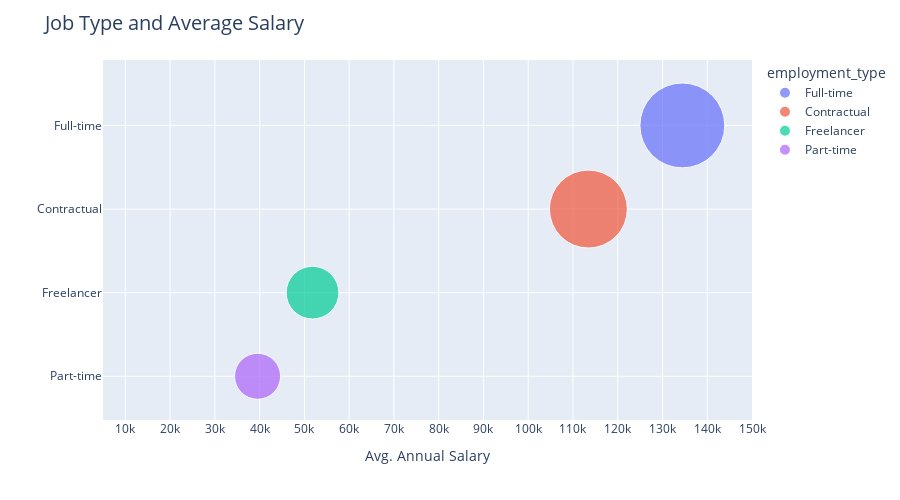

Here is the notebook cell this chart was saved with:
### Code cell
fig = px.scatter(job_type, x="salary_in_usd", y=None,
                 size="salary_in_usd", color=job_type.index,
                 size_max=60)

fig.update_layout(yaxis=dict(title=''), xaxis=dict(title='Avg. Annual Salary'), title={'text':'Job Type and Average Salary', 'font':{'size':20}})
fig.update_xaxes(range=[5000, 150000], dtick=10000)
fig.update_layout(width=900, height=500)

fig.show()

### Figure 1 — Plotly figure (JSON) as saved in the notebook; plotly's stock layout.template omitted (floating-point values rounded to 4 significant figures)
{"data": [{"hovertemplate": "employment_type=%{y}<br>salary_in_usd=%{marker.size}<extra></extra>", "legendgroup": "Full-time", "marker": {"color": "#636efa", "size": [134435], "sizemode": "area", "sizeref": 37.34, "symbol": "circle"}, "mode": "markers", "name": "Full-time", "orientation": "h", "showlegend": true, "type": "scatter", "x": [134435], "xaxis": "x", "y": ["Full-time"], "yaxis": "y"}, {"hovertemplate": "employment_type=%{y}<br>salary_in_usd=%{marker.size}<extra></extra>", "legendgroup": "Contractual", "marker": {"color": "#EF553B", "size": [113447], "sizemode": "area", "sizeref": 37.34, "symbol": "circle"}, "mode": "markers", "name": "Contractual", "orientation": "h", "showlegend": true, "type": "scatter", "x": [113447], "xaxis": "x", "y": ["Contractual"], "yaxis": "y"}, {"hovertemplate": "employment_type=%{y}<br>salary_in_usd=%{marker.size}<extra></extra>", "legendgroup": "Freelancer", "marker": {"color": "#00cc96", "size": [51808], "sizemode": "area", "sizeref": 37.34, "symbol": "circle"}, "mode": "markers", "name": "Freelancer", "orientation": "h", "showlegend": true, "type": "scatter", "x": [51808], "xaxis": "x", "y": ["Freelancer"], "yaxis": "y"}, {"hovertemplate": "employment_type=%{y}<br>salary_in_usd=%{marker.size}<extra></extra>", "legendgroup": "Part-time", "marker": {"color": "#ab63fa", "size": [39534], "sizemode": "area", "sizeref": 37.34, "symbol": "circle"}, "mode": "markers", "name": "Part-time", "orientation": "h", "showlegend": true, "type": "scatter", "x": [39534], "xaxis": "x", "y": ["Part-time"], "yaxis": "y"}], "layout": {"height": 500, "legend": {"itemsizing": "constant", "title": {"text": "employment_type"}, "tracegroupgap": 0}, "margin": {"t": 60}, "title": {"font": {"size": 20}, "text": "Job Type and Average Salary"}, "width": 900, "xaxis": {"anchor": "y", "domain": [0, 1], "dtick": 10000, "range": [5000, 150000], "title": {"text": "Avg. Annual Salary"}}, "yaxis": {"anchor": "x", "categoryarray": ["Part-time", "Freelancer", "Contractual", "Full-time"], "categoryorder": "array", "domain": [0, 1], "title": {"text": ""}}}}
